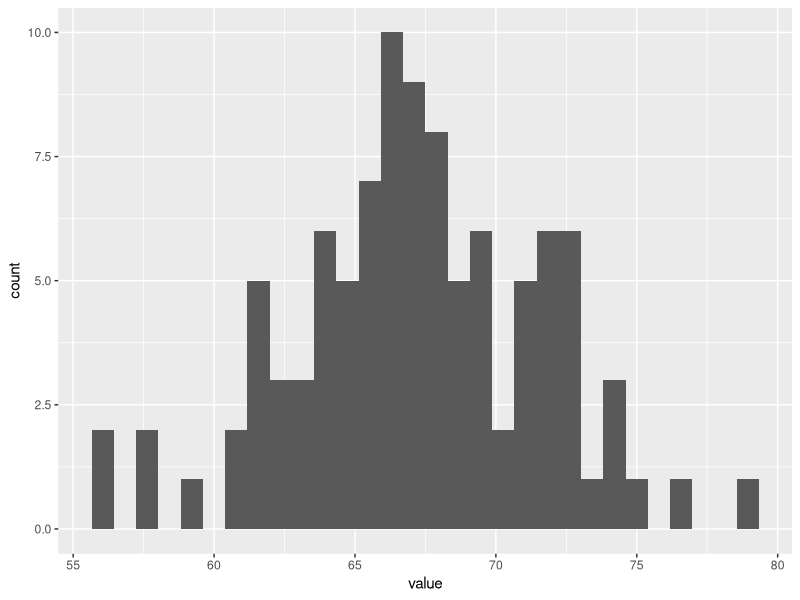
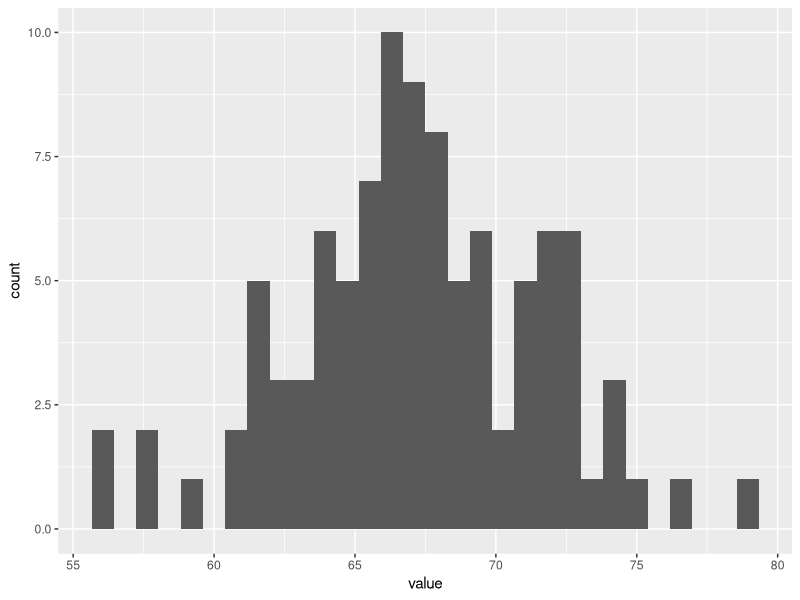

Source code (R) for these figures, in order:
library(tidyverse)

cats <- 7.123

#create a pretend dataframe. I will save it as a tibble and work within the tidyverse.
fakedata <- as_tibble(rnorm(100, mean = 67, sd = 4))

#take a quick peek at the first few rows.The column name is "value.“
head(fakedata)

#crate a histogram, assigning it to an object of plot
myplot<-ggplot(fakedata, aes(x = value)) + 
  geom_histogram()

#look at it
myplot

#save it to my "figs" folder
ggsave(plot = myplot,
       filename = "figs/histogram.tiff",
       width = 5, height = 5, units = "in",
       device = "tiff",
       dpi = 400)

#Bailey has entered the Code 